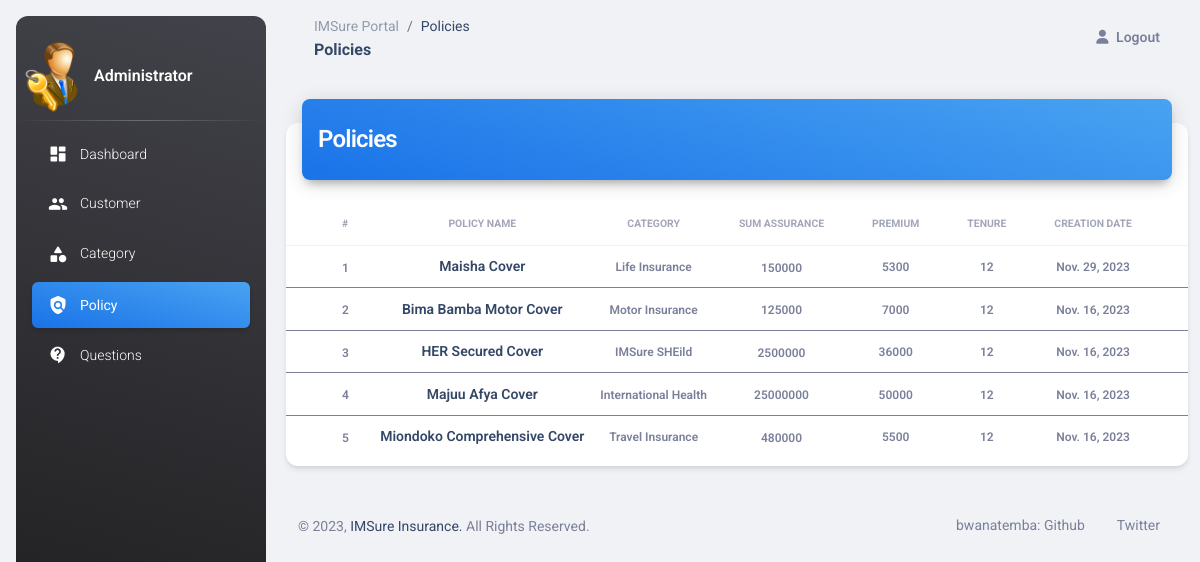
/admin-view-policy, run on the app's committed database.
### insurancemanagement/models.py (models this page shows, shortened)
class Policy(models.Model):
    category = models.ForeignKey('Category', on_delete=models.CASCADE)
    policy_name = models.CharField(max_length=200)
    sum_assurance = models.PositiveIntegerField()
    premium = models.PositiveIntegerField()
    tenure = models.PositiveIntegerField()
    creation_date = models.DateField(auto_now=True)

class Category(models.Model):
    category_name = models.CharField(max_length=20)
    creation_date = models.DateField(auto_now=True)
    def __str__(self):
        return self.category_name

### insurancemanagement/views.py (the view)
# urls.py: path('admin-view-policy', views.admin_view_policy_view, name='admin-view-policy'),
def admin_view_policy_view(request):
    policies = models.Policy.objects.all()
    return render(request, 'insurance/admin_view_policy.html', {'policies': policies})

### insurancemanagement/templates/insurance/admin_view_policy.html (shortened to what this page needs)
<!DOCTYPE html>
{% load static %}
<html lang="en">
<head>
  <link href="{% static 'dashboard/css/nucleo-icons.css' %}" rel="stylesheet" />
  <link href="{% static 'dashboard/css/nucleo-svg.css' %}" rel="stylesheet" />
  <link id="pagestyle" href="{% static 'dashboard/css/material-dashboard.css' %}" rel="stylesheet" />
</head>
<body class="g-sidenav-show  bg-gray-200">
  <aside class="sidenav navbar navbar-vertical navbar-expand-xs border-0 border-radius-xl my-3 fixed-start ms-3   bg-gradient-dark" id="sidenav-main">
    <br><div class="sidenav-header">
        <img src="{% static 'image/admin-icn.png' %}" width="70" height="70" alt="main_logo">
        <span class="ms-1 font-weight-bold text-white">Administrator</span>
    </div>
    <hr class="horizontal light mt-0 mb-2">
    <div class="collapse navbar-collapse  w-auto " id="sidenav-collapse-main">
      <ul class="navbar-nav">
        <li class="nav-item">
          <a class="nav-link text-white" href="/admin_dashboard">
            <div class="text-white text-center me-2 d-flex align-items-center justify-content-center">
              <i class="material-icons opacity-10">dashboard</i>
            </div>
            <span class="nav-link-text ms-1">Dashboard</span>
          </a>
        </li>
        <li class="nav-item">
          <a class="nav-link text-white" href="/admin-view-customer">
            <div class="text-white text-center me-2 d-flex align-items-center justify-content-center">
              <i class="material-icons opacity-10">group</i>
            </div>
            <span class="nav-link-text ms-1">Customer</span>
          </a>
        </li>
        <li class="nav-item">
          <a class="nav-link text-white " href="/admin-category">
            <div class="text-white text-center me-2 d-flex align-items-center justify-content-center">
              <i class="material-icons opacity-10">category</i>
            </div>
            <span class="nav-link-text ms-1">Category</span>
          </a>
        </li>
        <li class="nav-item">
          <a class="nav-link text-white active bg-gradient-info" href="/admin-policy">
            <div class="text-white text-center me-2 d-flex align-items-center justify-content-center">
              <i class="material-icons opacity-10">policy</i>
            </div>
            <span class="nav-link-text ms-1">Policy</span>
          </a>
        </li>
        <li class="nav-item">
          <a class="nav-link text-white " href="/admin-question">
            <div class="text-white text-center me-2 d-flex align-items-center justify-content-center">
              <i class="material-icons opacity-10">contact_support</i>
            </div>
            <span class="nav-link-text ms-1">Questions</span>
          </a>
        </li>
      </ul>
    </div>
  </aside>
  <main class="main-content position-relative max-height-vh-100 h-100 border-radius-lg ">
    <nav class="navbar navbar-main navbar-expand-lg px-0 mx-4 shadow-none border-radius-xl" id="navbarBlur" data-scroll="true">
      <div class="container-fluid py-1 px-3">
        <nav aria-label="breadcrumb">
          <ol class="breadcrumb bg-transparent mb-0 pb-0 pt-1 px-0 me-sm-6 me-5">
            <li class="breadcrumb-item text-sm"><a class="opacity-5 text-dark" href="javascript:;">IMSure Portal</a></li>
            <li class="breadcrumb-item text-sm text-dark active" aria-current="page">Policies</li>
          </ol>
          <h6 class="font-weight-bolder mb-0">Policies</h6>
        </nav>
        <div class="collapse navbar-collapse mt-sm-0 mt-2 me-md-0 me-sm-4" id="navbar">
          <ul class="navbar-nav  justify-content-end">
            <li class="nav-item d-flex align-items-center">
              <a href="/logout" class="nav-link text-body font-weight-bold px-0">
                <i class="fa fa-user me-sm-1"></i>
                <span class="d-sm-inline d-none">Logout</span>
              </a>
            </li>
          </ul>
        </div>
      </div>
    </nav>
    <div class="container-fluid py-4">
      <div class="row">
        <div class="col-12">
          <div class="card my-4">
            <div class="card-header p-0 position-relative mt-n4 mx-3 z-index-2">
              <div class="bg-gradient-info shadow-dark border-radius-lg pt-4 pb-3">
                <h4 class="text-white text-capitalize ps-3">Policies</h4>
              </div>
            </div>
            <div class="card-body px-0 pb-2">
              <div class="table-responsive p-0">
                <table class="table align-items-center mb-0">
                  <thead>
                    <tr>
                      <th class="text-secondary opacity-7"></th>
                      <th class="text-uppercase text-secondary text-xxs font-weight-bolder opacity-7 ps-2">#</th>
                      <th class="text-center text-uppercase text-secondary text-xxs font-weight-bolder opacity-7">Policy Name</th>
                      <th class="text-center text-uppercase text-secondary text-xxs font-weight-bolder opacity-7">Category</th>
                      <th class="text-center text-uppercase text-secondary text-xxs font-weight-bolder opacity-7">Sum Assurance</th>
                      <th class="text-center text-uppercase text-secondary text-xxs font-weight-bolder opacity-7">Premium</th>
                      <th class="text-center text-uppercase text-secondary text-xxs font-weight-bolder opacity-7">Tenure</th>
                      <th class="text-center text-uppercase text-secondary text-xxs font-weight-bolder opacity-7">Creation Date</th>
                      <th class="text-secondary opacity-7"></th>
                    </tr>
                  </thead>
                  {% for t in policies %}
                  <tbody>
                    <tr>
                      <td>
                      </td>
                      <td>
                        <span class="text-secondary text-xs font-weight-bold">{{ forloop.counter }}</span>
                      </td>
                      <td class="align-middle text-center text-sm">
                        <h6 class="mb-0 text-sm" >{{t.policy_name}}</h6>
                      </td>
                      <td class="align-middle text-center text-sm">
                        <span class="text-secondary text-xs font-weight-bold">{{t.category}}</span>
                      </td>
                      <td class="align-middle text-center">
                        <span class="text-secondary text-xs font-weight-bold">{{t.sum_assurance}}</span>
                      </td>
                      <td class="align-middle text-center text-sm">
                        <span class="text-secondary text-xs font-weight-bold">{{t.premium}}</span>
                      </td>
                      <td class="align-middle text-center text-sm">
                        <span class="text-secondary text-xs font-weight-bold">{{t.tenure}}</span>
                      </td>
                      <td class="align-middle text-center text-sm">
                        <span class="text-secondary text-xs font-weight-bold">{{t.creation_date}}</span>
                      </td>
                    </tr>
                  </tbody>
                  {% endfor %}
                </table>
              </div>
            </div>
          </div>
        </div>
      </div>
      <div class="row mb-4">
      <footer class="footer py-4  ">
        <div class="container-fluid">
          <div class="row align-items-center justify-content-lg-between">
            <div class="col-lg-6 mb-lg-0 mb-4">
              <div class="copyright text-center text-sm text-muted text-lg-start">
                &copy; ,
                <a href="/" target="_blank">IMSure Insurance. </a> All Rights Reserved.
              </div>
            </div>
            <div class="col-lg-6">
              <ul class="nav nav-footer justify-content-center justify-content-lg-end">
                <li class="nav-item">
                  <a href="https://github.com/bwanatemba" class="nav-link text-muted" target="_blank">bwanatemba: Github </a>
                </li>
                <li class="nav-item">
                  <a href="https://twitter.com/bwanatemba" class="nav-link text-muted" target="_blank">Twitter</a>
                </li>
              </ul>
            </div>
          </div>
        </div>
      </footer>
    </div>
  </main>
</body>
</html>

### data on the page
Policy: policy_name "Maisha Cover", category "Life Insurance", sum_assurance "150000", premium "5300", tenure "12", creation_date "Nov. 29, 2023"
Policy: policy_name "Bima Bamba Motor Cover", category "Motor Insurance", sum_assurance "125000", premium "7000", tenure "12", creation_date "Nov. 16, 2023"
Policy: policy_name "HER Secured Cover", category "IMSure SHEild", sum_assurance "2500000", premium "36000", tenure "12", creation_date "Nov. 16, 2023"
Policy: policy_name "Majuu Afya Cover", category "International Health", sum_assurance "25000000", premium "50000", tenure "12", creation_date "Nov. 16, 2023"
Policy: policy_name "Miondoko Comprehensive Cover", category "Travel Insurance", sum_assurance "480000", premium "5500", tenure "12", creation_date "Nov. 16, 2023"
